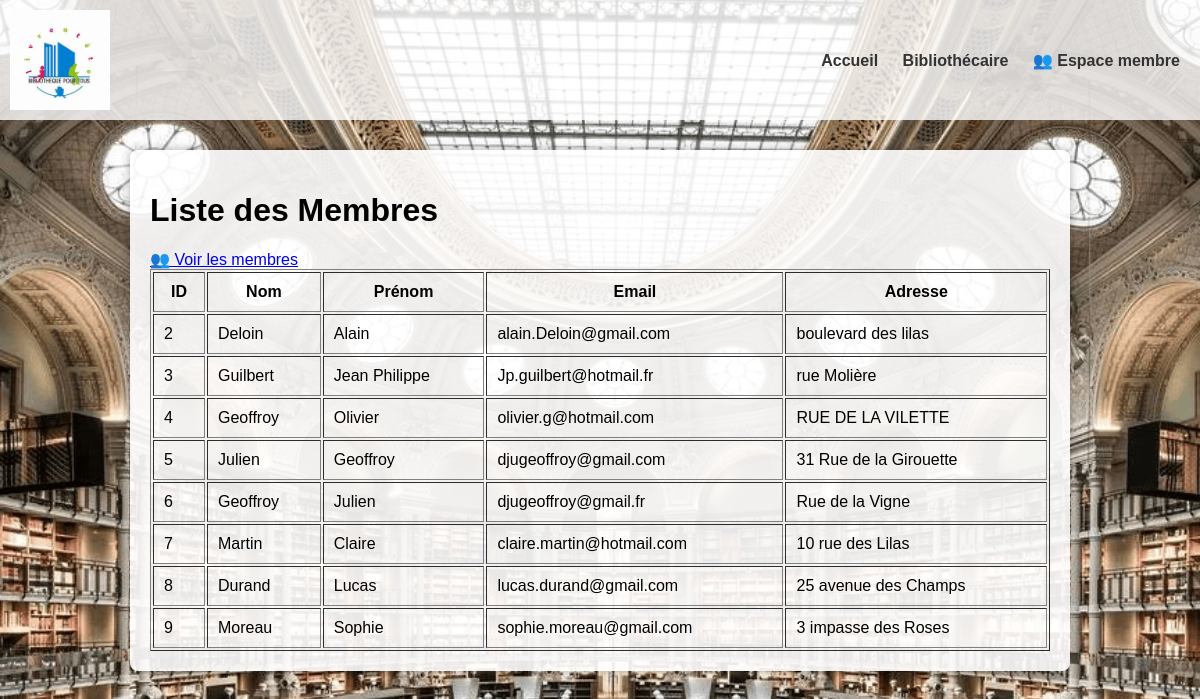
/membre/membres/, run on the app's committed database.
### gestion_bibliothecaire/models.py (models this page shows, shortened)
class Emprunteur(models.Model):
    nom = models.CharField(max_length=100)
    prenom = models.CharField(max_length=100)
    adresse = models.TextField(max_length=255, blank=True)
    email = models.EmailField()
    telephone = models.CharField(max_length=20)
    bloque = models.BooleanField(default=False)

### consultation_membre/views.py (the view)
# urls.py: path('membres/', views.liste_membres, name='liste_membres'),
def liste_membres(request):
   membres = Emprunteur.objects.all()
   return render(request, 'consultation_membre/liste_membres.html', {'membres': membres})

### consultation_membre/templates/consultation_membre/liste_membres.html (shortened to what this page needs)
<!DOCTYPE html>
<html lang="en">
<head>
</head>
<body>
{% extends 'base.html' %}
{% block content %}
<h1>Liste des Membres</h1>
<a href="{% url 'liste_membres' %}" class="btn-orange">👥 Voir les membres</a>
<table border="1" cellpadding="10" style="width:100%;">
    <thead>
        <tr>
            <th>ID</th>
            <th>Nom</th>
            <th>Prénom</th>
            <th>Email</th>
            <th>Adresse</th>
        </tr>
    </thead>
    <tbody>
        {% for membre in membres %}
        <tr>
            <td>{{ membre.id }}</td>
            <td>{{ membre.nom }}</td>
            <td>{{ membre.prenom }}</td>
            <td>{{ membre.email }}</td>
            <td>{{ membre.adresse }}</td>
        </tr>
        {% empty %}
        <tr>
            <td colspan="5">Aucun membre trouvé.</td>
        </tr>
        {% endfor %}
    </tbody>
</table>
{% endblock %}

### data on the page
Emprunteur: id "2", nom "Deloin", prenom "Alain", email "alain.Deloin@gmail.com", adresse "boulevard des lilas"
Emprunteur: id "3", nom "Guilbert", prenom "Jean Philippe", email "Jp.guilbert@hotmail.fr", adresse "rue Molière"
Emprunteur: id "4", nom "Geoffroy", prenom "Olivier", email "olivier.g@hotmail.com", adresse "RUE DE LA VILETTE"
Emprunteur: id "5", nom "Julien", prenom "Geoffroy", email "djugeoffroy@gmail.com", adresse "31 Rue de la Girouette"
Emprunteur: id "6", nom "Geoffroy", prenom "Julien", email "djugeoffroy@gmail.fr", adresse "Rue de la Vigne"
Emprunteur: id "7", nom "Martin", prenom "Claire", email "claire.martin@hotmail.com", adresse "10 rue des Lilas"
Emprunteur: id "8", nom "Durand", prenom "Lucas", email "lucas.durand@gmail.com", adresse "25 avenue des Champs"
Emprunteur: id "9", nom "Moreau", prenom "Sophie", email "sophie.moreau@gmail.com", adresse "3 impasse des Roses"
